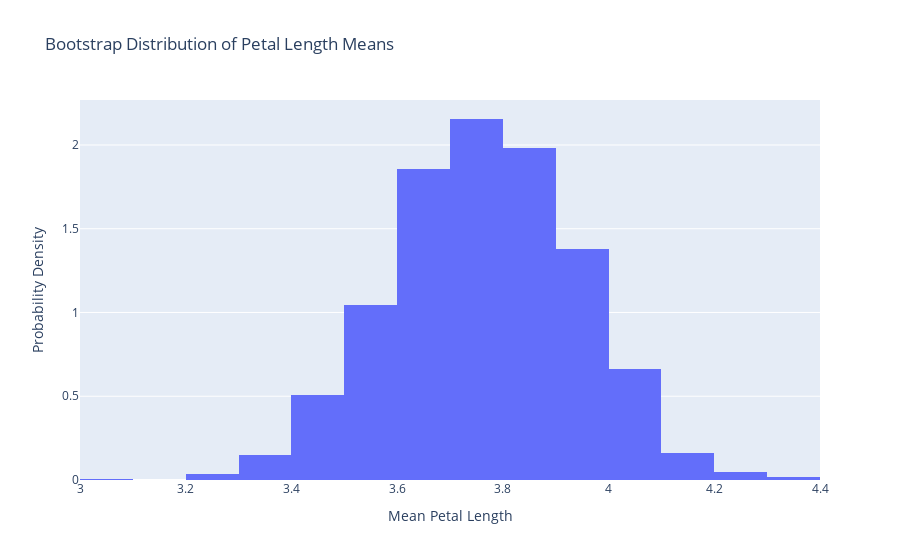

Notebook code cell kept with this figure:
### Markdown cell above
### 4. The "Pre-lecture" video (above) mentioned that bootstrap confidence intervals could apply to other statistics of the sample, such as the "median". Work with a ChatBot to create code to produce a 95% bootstrap confidence interval for a population mean based on a sample that you have and comment the code to demonstrate how the code can be changed to produce a 95% bootstrap confidence interval for different population parameter (other than the population mean, such as the population median).<br>

<details class="details-example"><summary style="color:blue"><u>Further Guidance</u></summary>

> _Hint: you can ask your ChatBot to create the code you need, and even make up a sample to use; but, you should work with your ChatBot to make sure you understand how the code works and what it's doing. Just having a ChatBot comment what the code does is not what this problem is asking you to do. This problem wants YOU to understand what the code does. To make sure you're indeed doing this, consider deleting the inline explanatory comments your ChatBot provides to you and write them again in your own words from scratch._
>
> - _Don't forget to ask for summaries of your ChatBot session(s) and paste these into your homework notebook (including link(s) to chat log histories if you're using ChatGPT)!_

</details>

### Code cell
import pandas as pd
import numpy as np
import plotly.graph_objects as go
url = "https://archive.ics.uci.edu/ml/machine-learning-databases/iris/iris.data"
columns = ['sepal_length', 'sepal_width', 'petal_length', 'petal_width', 'class']
iris_raw = pd.read_csv(url, header=None, names=columns)
iris_noNaN = iris_raw.dropna()
reps = 2000
sample_size = 100 

my_bootstrapped_population_sample_means = np.zeros(reps)

np.random.seed(130)

for i in range(reps):
    my_bootstrapped_sample = np.random.choice(iris_noNaN.petal_length, size=sample_size, replace=True)
    my_bootstrapped_population_sample_means[i] = my_bootstrapped_sample.mean()

fig = go.Figure()
fig.add_trace(go.Histogram(x=my_bootstrapped_population_sample_means, histnorm='probability density', nbinsx=25))
fig.update_layout(title='Bootstrap Distribution of Petal Length Means',
                  xaxis_title='Mean Petal Length',
                  yaxis_title='Probability Density')
fig.show()

### Figure 1 — Plotly figure (JSON) as saved in the notebook; plotly's stock layout.template omitted (floating-point values rounded to 4 significant figures; data arrays with more than 128 entries replaced by an {"elided": "..."} marker saying what was removed)
{"data": [{"histnorm": "probability density", "nbinsx": 25, "type": "histogram", "x": {"elided": "2000 float values"}}], "layout": {"title": {"text": "Bootstrap Distribution of Petal Length Means"}, "xaxis": {"title": {"text": "Mean Petal Length"}}, "yaxis": {"title": {"text": "Probability Density"}}}}
